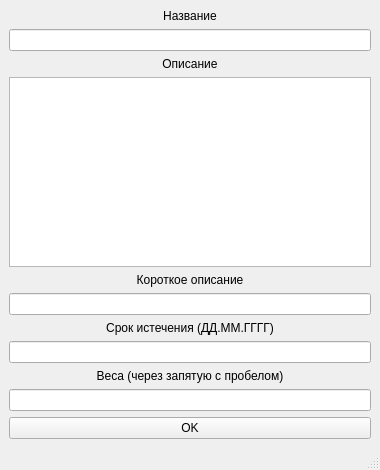
<?xml version="1.0" encoding="UTF-8"?>
<ui version="4.0">
 <class>MainWindow</class>
 <widget class="QMainWindow" name="MainWindow">
  <property name="geometry">
   <rect>
    <x>0</x>
    <y>0</y>
    <width>380</width>
    <height>470</height>
   </rect>
  </property>
  <property name="minimumSize">
   <size>
    <width>380</width>
    <height>470</height>
   </size>
  </property>
  <property name="maximumSize">
   <size>
    <width>380</width>
    <height>470</height>
   </size>
  </property>
  <property name="windowTitle">
   <string>MainWindow</string>
  </property>
  <widget class="QWidget" name="centralwidget">
   <layout class="QVBoxLayout" name="verticalLayout_3">
    <item>
     <layout class="QVBoxLayout" name="verticalLayout">
      <item>
       <widget class="QLabel" name="label">
        <property name="text">
         <string>Название</string>
        </property>
        <property name="alignment">
         <set>Qt::AlignCenter</set>
        </property>
       </widget>
      </item>
      <item>
       <widget class="QLineEdit" name="name_line"/>
      </item>
     </layout>
    </item>
    <item>
     <layout class="QVBoxLayout" name="verticalLayout_2">
      <item>
       <widget class="QLabel" name="description_line">
        <property name="text">
         <string>Описание</string>
        </property>
        <property name="alignment">
         <set>Qt::AlignCenter</set>
        </property>
       </widget>
      </item>
      <item>
       <widget class="QTextEdit" name="textEdit"/>
      </item>
      <item>
       <layout class="QVBoxLayout" name="verticalLayout_4">
        <item>
         <widget class="QLabel" name="short_description_line">
          <property name="text">
           <string>Короткое описание</string>
          </property>
          <property name="alignment">
           <set>Qt::AlignCenter</set>
          </property>
         </widget>
        </item>
        <item>
         <widget class="QLineEdit" name="lineEdit_2"/>
        </item>
       </layout>
      </item>
      <item>
       <layout class="QVBoxLayout" name="verticalLayout_5">
        <item>
         <widget class="QLabel" name="ext_date_line">
          <property name="text">
           <string>Срок истечения (ДД.ММ.ГГГГ)</string>
          </property>
          <property name="alignment">
           <set>Qt::AlignCenter</set>
          </property>
         </widget>
        </item>
        <item>
         <widget class="QLineEdit" name="lineEdit_3"/>
        </item>
       </layout>
      </item>
      <item>
       <layout class="QVBoxLayout" name="verticalLayout_6">
        <item>
         <widget class="QLabel" name="weights_line">
          <property name="text">
           <string>Веса (через запятую c пробелом)</string>
          </property>
          <property name="alignment">
           <set>Qt::AlignCenter</set>
          </property>
         </widget>
        </item>
        <item>
         <widget class="QLineEdit" name="lineEdit_4"/>
        </item>
       </layout>
      </item>
      <item>
       <widget class="QPushButton" name="ok_button">
        <property name="text">
         <string>OK</string>
        </property>
       </widget>
      </item>
     </layout>
    </item>
   </layout>
  </widget>
  <widget class="QMenuBar" name="menubar">
   <property name="geometry">
    <rect>
     <x>0</x>
     <y>0</y>
     <width>380</width>
     <height>21</height>
    </rect>
   </property>
  </widget>
  <widget class="QStatusBar" name="statusbar"/>
 </widget>
 <resources/>
 <connections/>
</ui>
